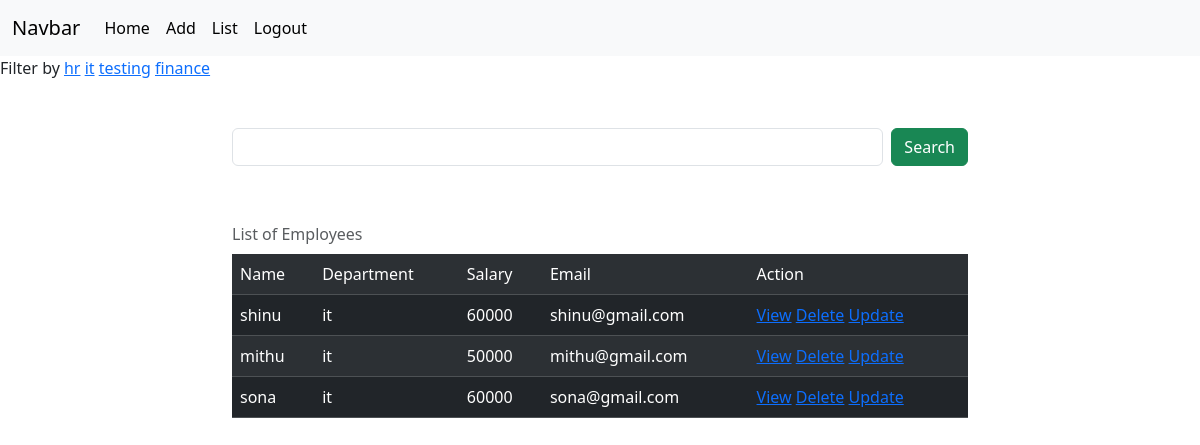
The page /employees/all?department=it (signed in) on the database its author committed.
### crm/models.py (models this page shows, shortened)
class Employees(models.Model):
    name=models.CharField(max_length=100)
    department=models.CharField(max_length=100)
    salary=models.PositiveIntegerField()
    email=models.EmailField(unique=True)
    age=models.PositiveIntegerField()
    contact=models.CharField(max_length=100,null=True)
    profile_pic=models.ImageField(upload_to="images",null=True,blank=True)
    dob=models.DateField(null=True,blank=True)

### crm/views.py (the view, shortened to what this page needs)
# urls.py: path("employees/all",views.EmployeeListView.as_view(),name="emp-all"),
@method_decorator(signin_required,name="dispatch")
class EmployeeListView(View):
    def get(self,request,*args,**kwargs):
            qs=Employees.objects.all()
            departments=Employees.objects.all().values_list("department",flat=True).distinct() #======>get a particular column
            if "department" in request.GET:
                dept=request.GET.get("department")
                qs=qs.filter(department__iexact=dept)
            return render(request,"emp_list.html",{"data":qs,"departments":departments})

### crm/views.py (called while the page is built)
def signin_required(fn):
    def wrapper(request,*args,**kwargs):
        if not request.user.is_authenticated:
            messages.error(request,"Invalid session")
            return redirect("signin")
        else:
            return fn(request,*args,**kwargs)
    return wrapper

### crm/templates/emp_list.html (shortened to what this page needs)
{%extends 'base.html'%}
{%block body_block%}
<div>
    Filter by
{%for dep in departments%}
<a href="{%url 'emp-all'%}?department={{dep}}">{{dep}}</a>
{%endfor%}
</div>
<div class="container mt-5">
    <div class="row">
        <div class="col-2"></div>
        <div class="col-8">
            <form action="" method="post">
                <div class="d-flex">
                    <input type="text" name="box" class="form-control me-2">
                    <button type="submit" class="btn btn-success">Search</button>
                </div>
            </form>
        </div>
        <div class="col-2"></div>
    </div>
</div>
<div class="container">
    <div class="row">
        <div class="col-2"></div>
        <div class="col-8">
            <table class="table table-dark table-striped caption-top mt-5">
                <caption>List of Employees</caption>
                <tr>
                    <td>Name</td>
                    <td>Department</td>
                    <td>Salary</td>
                    <td>Email</td>
                    <td>Action</td>
                </tr>
                {%for emp in data%}
                <tr>
                    <td>{{emp.name}}</td>
                    <td>{{emp.department}}</td>
                    <td>{{emp.salary}}</td>
                    <td>{{emp.email}}</td>
                    <td>
                        <a href="{%url 'emp-details' emp.id%}">View</a>
                        <a href="{%url 'emp-delete' emp.id%}">Delete</a>
                        <a href="{%url 'emp-update' emp.id%}">Update</a>
                    </td>
                </tr>
                {%endfor%}
            </table>
        </div>
        <div class="col-2"></div>
    </div>
</div>
{%endblock%}

### rows shown on the page
Employees: name "shinu", department "it", salary "60000", email "shinu@gmail.com"
Employees: name "mithu", department "it", salary "50000", email "mithu@gmail.com"
Employees: name "sona", department "it", salary "60000", email "sona@gmail.com"

### other values the page prints
{{ dep }} "hr" "it" "testing" "finance"
